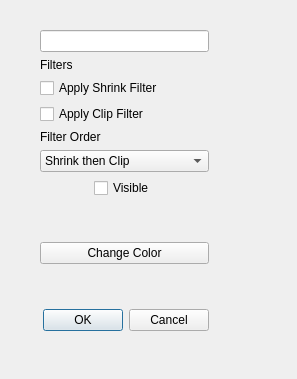
<?xml version="1.0" encoding="UTF-8"?>
<ui version="4.0">
 <class>Dialog</class>
 <widget class="QDialog" name="Dialog">
  <property name="geometry">
   <rect>
    <x>0</x>
    <y>0</y>
    <width>297</width>
    <height>379</height>
   </rect>
  </property>
  <property name="windowTitle">
   <string>Dialog</string>
  </property>
  <widget class="QWidget" name="layoutWidget">
   <property name="geometry">
    <rect>
     <x>40</x>
     <y>30</y>
     <width>169</width>
     <height>301</height>
    </rect>
   </property>
   <layout class="QVBoxLayout" name="verticalLayout">
    <item>
     <widget class="QLineEdit" name="nameEdit"/>
    </item>
    <item>
     <widget class="QLabel" name="label">
      <property name="text">
       <string>Filters</string>
      </property>
     </widget>
    </item>
    <item>
     <widget class="QCheckBox" name="shrinkCheckBox">
      <property name="text">
       <string>Apply Shrink Filter</string>
      </property>
     </widget>
    </item>
    <item>
     <widget class="QCheckBox" name="clipCheckBox">
      <property name="text">
       <string>Apply Clip Filter</string>
      </property>
     </widget>
    </item>
    <item>
     <widget class="QLabel" name="label_2">
      <property name="text">
       <string>Filter Order</string>
      </property>
     </widget>
    </item>
    <item>
     <widget class="QComboBox" name="comboBox">
      <item>
       <property name="text">
        <string>Shrink then Clip</string>
       </property>
      </item>
      <item>
       <property name="text">
        <string>Clip then Shrink</string>
       </property>
      </item>
     </widget>
    </item>
    <item alignment="Qt::AlignmentFlag::AlignHCenter">
     <widget class="QCheckBox" name="visibleCheckBox">
      <property name="text">
       <string>Visible</string>
      </property>
     </widget>
    </item>
    <item>
     <spacer name="verticalSpacer_2">
      <property name="orientation">
       <enum>Qt::Orientation::Vertical</enum>
      </property>
      <property name="sizeHint" stdset="0">
       <size>
        <width>20</width>
        <height>40</height>
       </size>
      </property>
     </spacer>
    </item>
    <item>
     <widget class="QPushButton" name="pushButton">
      <property name="text">
       <string>Change Color</string>
      </property>
     </widget>
    </item>
    <item>
     <spacer name="verticalSpacer">
      <property name="orientation">
       <enum>Qt::Orientation::Vertical</enum>
      </property>
      <property name="sizeHint" stdset="0">
       <size>
        <width>20</width>
        <height>40</height>
       </size>
      </property>
     </spacer>
    </item>
    <item>
     <widget class="QDialogButtonBox" name="buttonBox">
      <property name="standardButtons">
       <set>QDialogButtonBox::StandardButton::Cancel|QDialogButtonBox::StandardButton::Ok</set>
      </property>
     </widget>
    </item>
   </layout>
  </widget>
 </widget>
 <resources/>
 <connections/>
</ui>
